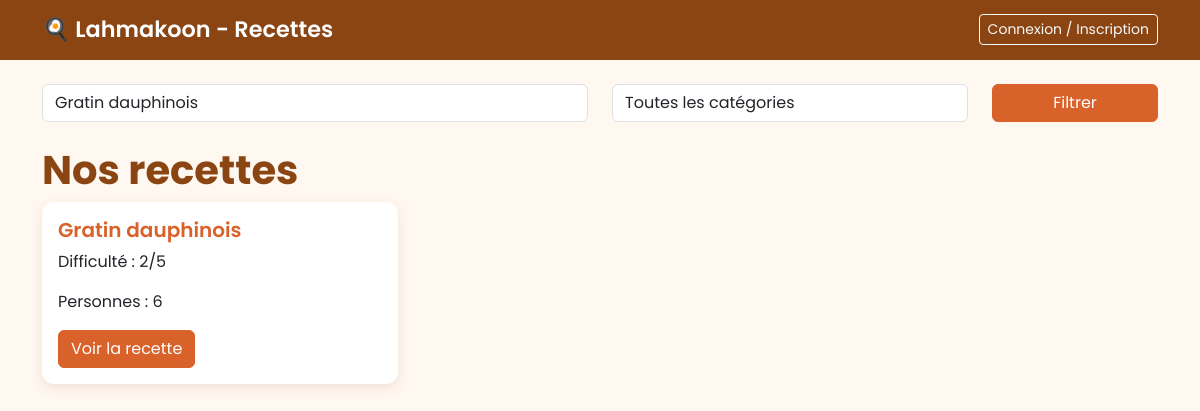
Screenshot of /projet/index.php?recherche=Gratin dauphinois with the database file from the repository.
### tables this page shows
CREATE TABLE Recette
(
    r_id INTEGER PRIMARY KEY AUTO_INCREMENT,
    u_id INTEGER,
    c_id INTEGER,
    titre VARCHAR(128),
    descript TEXT,
    tps_prep INTEGER,
    tps_cuis INTEGER,
    nb_prsn INTEGER,
    diff INTEGER CHECK (diff BETWEEN 1 AND 5),

    FOREIGN KEY(u_id) REFERENCES Utilisateur(u_id),
    FOREIGN KEY(c_id) REFERENCES Categorie(c_id)
);

### projet/index.php (the view, shortened to what this page needs)
<?php
    require_once 'includes/connexion.php';
    $sql = 'SELECT r_id, titre, diff, nb_prsn FROM Recette WHERE 1=1';
    $params = [];
    if (!empty($_GET['recherche']))
    {
        $sql .= ' AND titre LIKE ?';
        $params[] = '%' . $_GET['recherche'] . '%';
    }
    $stmt = $pdo->prepare($sql);
    $stmt->execute($params);
    $recettes = $stmt->fetchAll();
?>
<!DOCTYPE html>
<html lang="fr">
<head>
    <link rel="stylesheet" href="https://cdn.jsdelivr.net/npm/bootstrap@5.3.0/dist/css/bootstrap.min.css">
    <link rel="stylesheet" href="assets/style.css">
</head>
<body>
    <?php require_once 'includes/navbar.php'; ?>
<div class="container mt-4">
    <form method="GET" action="index.php" class="row mb-4">
        <div class="col-md-6">
            <input type="text" name="recherche" class="form-control" placeholder="Rechercher une recette..." value="<?= htmlspecialchars($_GET['recherche'] ?? '') ?>">
        </div>
        <div class="col-md-4">
            <select name="categorie" class="form-control">
                <option value="">Toutes les catégories</option>
            </select>
        </div>
        <div class="col-md-2">
            <button type="submit" class="btn btn-primary w-100">Filtrer</button>
        </div>
    </form>
    <h1>Nos recettes</h1>
    <div class="row">
        <?php foreach ($recettes as $recette) : ?>
            <div class="col-md-4 mb-3">
                <div class="card">
                    <div class="card-body">
                        <h5 class="card-title"><?= htmlspecialchars($recette['titre']) ?></h5>
                        <p class="card-text">Difficulté : <?= $recette['diff'] ?>/5</p>
                        <p class="card-text">Personnes : <?= $recette['nb_prsn'] ?></p>
                        <a href="detail.php?id=<?= $recette['r_id'] ?>" class="btn btn-primary">Voir la recette</a>
                    </div>
                </div>
            </div>
        <?php endforeach; ?>
    </div>
</div>
</body>
</html>

### projet/assets/style.css (style rules this page uses)
body { background-color: #FFF8F0; color: #3D2B1F; font-family: 'Poppins', sans-serif; }
h1, h2, h3 { color: #8B4513; font-weight: 700; }
.card { border: none; border-radius: 12px; box-shadow: 0 4px 12px rgba(139, 69, 19, 0.12); transition: transform 0.2s ease, box-shadow 0.2s ease; }
.card-title { color: #D9622B; font-weight: 600; }
.btn-primary { background-color: #D9622B; border-color: #D9622B; }

### rows the page displays
recette: titre "Gratin dauphinois", diff "2", nb_prsn "6"
